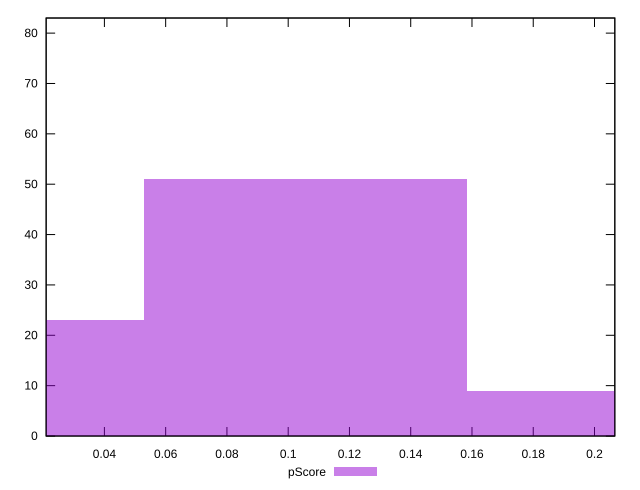

The gnuplot source for this figure:
reset

$pScore <<EOF
0 23
0.10553620416214532 51
0.21107240832429064 9
EOF

set key outside below
set boxwidth 0.10553620416214532
set xrange [0.020979467331112278:0.20663268571633875]
set yrange [0:83]
set trange [0:83]
set style fill transparent solid 0.5 noborder
set terminal svg size 640, 490 enhanced background rgb 'white'
set output "reports/report_00027_2021-02-24T12-40-31.850Z/speed-index/samples/astro/pScore/histogram.svg"

plot $pScore title "pScore" with boxes

reset
